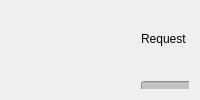
             <widget class="QWidget" name="ChangeAvailability">
              <layout class="QGridLayout" name="gridLayout_2">
               <item row="0" column="0">
                <widget class="QWidget" name="widget_Change_Availability" native="true">
                 <property name="font">
                  <font>
                   <strikeout>false</strikeout>
                  </font>
                 </property>
                 <property name="focusPolicy">
                  <enum>Qt::NoFocus</enum>
                 </property>
                 <property name="autoFillBackground">
                  <bool>true</bool>
                 </property>
                 <widget class="QLabel" name="label_15">
                  <property name="geometry">
                   <rect>
                    <x>460</x>
                    <y>20</y>
                    <width>61</width>
                    <height>16</height>
                   </rect>
                  </property>
                  <property name="text">
                   <string>Response</string>
                  </property>
                 </widget>
                 <widget class="QLabel" name="label_Status_Change_Availability_Response">
                  <property name="geometry">
                   <rect>
                    <x>340</x>
                    <y>80</y>
                    <width>47</width>
                    <height>13</height>
                   </rect>
                  </property>
                  <property name="text">
                   <string>Status</string>
                  </property>
                 </widget>
                 <widget class="Line" name="line_6">
                  <property name="geometry">
                   <rect>
                    <x>310</x>
                    <y>0</y>
                    <width>16</width>
                    <height>801</height>
                   </rect>
                  </property>
                  <property name="orientation">
                   <enum>Qt::Vertical</enum>
                  </property>
                 </widget>
                 <widget class="QLabel" name="label_16">
                  <property name="geometry">
                   <rect>
                    <x>130</x>
                    <y>20</y>
                    <width>61</width>
                    <height>16</height>
                   </rect>
                  </property>
                  <property name="text">
                   <string>Request</string>
                  </property>
                 </widget>
                 <widget class="QLabel" name="label_ConnectorID_Change_Availability_Request">
                  <property name="geometry">
                   <rect>
                    <x>30</x>
                    <y>80</y>
                    <width>81</width>
                    <height>16</height>
                   </rect>
                  </property>
                  <property name="text">
                   <string>Connector Id</string>
                  </property>
                 </widget>
                 <widget class="QLineEdit" name="lineEdit_ConnectorID_Change_Availability_Request">
                  <property name="geometry">
                   <rect>
                    <x>130</x>
                    <y>70</y>
                    <width>161</width>
                    <height>31</height>
                   </rect>
                  </property>
                  <property name="autoFillBackground">
                   <bool>false</bool>
                  </property>
                  <property name="styleSheet">
                   <string notr="true">background:rgb(195,195,195)</string>
                  </property>
                  <property name="readOnly">
                   <bool>true</bool>
                  </property>
                 </widget>
                 <widget class="QComboBox" name="comboBox_Status_Change_Availability_Response">
                  <property name="geometry">
                   <rect>
                    <x>430</x>
                    <y>70</y>
                    <width>161</width>
                    <height>31</height>
                   </rect>
                  </property>
                  <item>
                   <property name="text">
                    <string>ACCEPTED</string>
                   </property>
                  </item>
                  <item>
                   <property name="text">
                    <string>REJECTED</string>
                   </property>
                  </item>
                 </widget>
                 <widget class="QLineEdit" name="lineEdit_Type_Change_Availability_Request">
                  <property name="geometry">
                   <rect>
                    <x>130</x>
                    <y>130</y>
                    <width>161</width>
                    <height>31</height>
                   </rect>
                  </property>
                  <property name="autoFillBackground">
                   <bool>false</bool>
                  </property>
                  <property name="styleSheet">
                   <string notr="true">background:rgb(195,195,195)</string>
                  </property>
                  <property name="text">
                   <string/>
                  </property>
                  <property name="readOnly">
                   <bool>true</bool>
                  </property>
                 </widget>
                 <widget class="QLabel" name="label_Type_Change_Availabilit_Request">
                  <property name="geometry">
                   <rect>
                    <x>30</x>
                    <y>140</y>
                    <width>81</width>
                    <height>16</height>
                   </rect>
                  </property>
                  <property name="text">
                   <string>Type</string>
                  </property>
                 </widget>
                </widget>
               </item>
              </layout>
             </widget>
